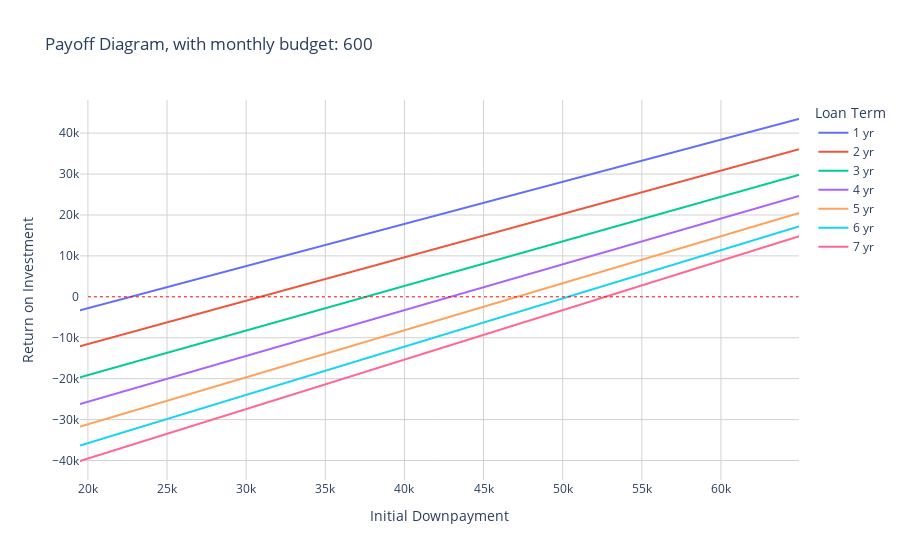

Write notebook code for a chart like this one.
### Code cell
fig = px.line(payoffmonth_df_melt,x="Downpayment",y="value",color="variable",labels={
                     "Downpayment": "Initial Downpayment",
                     "value": "Return on Investment",
                     "variable": "Loan Term"
                 }, title="Payoff Diagram, with monthly budget: {}".format(month_cap))

fig.update_layout({"plot_bgcolor":"white"})
fig.update_xaxes(showgrid=True, gridwidth=1, gridcolor='lightgrey')
fig.update_yaxes(showgrid=True, gridwidth=1, gridcolor='lightgrey')
fig.add_shape(type="line",
    x0=20000, y0=0, x1=downpayment_list[-1], y1=0,
    line=dict(color="red",width=1,dash='dot')
)
fig.show()

### Figure 1 — Plotly figure (JSON) as saved in the notebook; plotly's stock layout.template omitted (floating-point values rounded to 4 significant figures; data arrays with more than 128 entries replaced by an {"elided": "..."} marker saying what was removed)
{"data": [{"hovertemplate": "Loan Term=1 yr<br>Initial Downpayment=%{x}<br>Return on Investment=%{y}<extra></extra>", "legendgroup": "1 yr", "line": {"color": "#636efa", "dash": "solid"}, "mode": "lines", "name": "1 yr", "showlegend": true, "type": "scattergl", "x": {"elided": "228 int values"}, "xaxis": "x", "y": {"elided": "228 float values"}, "yaxis": "y"}, {"hovertemplate": "Loan Term=2 yr<br>Initial Downpayment=%{x}<br>Return on Investment=%{y}<extra></extra>", "legendgroup": "2 yr", "line": {"color": "#EF553B", "dash": "solid"}, "mode": "lines", "name": "2 yr", "showlegend": true, "type": "scattergl", "x": {"elided": "228 int values"}, "xaxis": "x", "y": {"elided": "228 float values"}, "yaxis": "y"}, {"hovertemplate": "Loan Term=3 yr<br>Initial Downpayment=%{x}<br>Return on Investment=%{y}<extra></extra>", "legendgroup": "3 yr", "line": {"color": "#00cc96", "dash": "solid"}, "mode": "lines", "name": "3 yr", "showlegend": true, "type": "scattergl", "x": {"elided": "228 int values"}, "xaxis": "x", "y": {"elided": "228 float values"}, "yaxis": "y"}, {"hovertemplate": "Loan Term=4 yr<br>Initial Downpayment=%{x}<br>Return on Investment=%{y}<extra></extra>", "legendgroup": "4 yr", "line": {"color": "#ab63fa", "dash": "solid"}, "mode": "lines", "name": "4 yr", "showlegend": true, "type": "scattergl", "x": {"elided": "228 int values"}, "xaxis": "x", "y": {"elided": "228 float values"}, "yaxis": "y"}, {"hovertemplate": "Loan Term=5 yr<br>Initial Downpayment=%{x}<br>Return on Investment=%{y}<extra></extra>", "legendgroup": "5 yr", "line": {"color": "#FFA15A", "dash": "solid"}, "mode": "lines", "name": "5 yr", "showlegend": true, "type": "scattergl", "x": {"elided": "228 int values"}, "xaxis": "x", "y": {"elided": "228 float values"}, "yaxis": "y"}, {"hovertemplate": "Loan Term=6 yr<br>Initial Downpayment=%{x}<br>Return on Investment=%{y}<extra></extra>", "legendgroup": "6 yr", "line": {"color": "#19d3f3", "dash": "solid"}, "mode": "lines", "name": "6 yr", "showlegend": true, "type": "scattergl", "x": {"elided": "228 int values"}, "xaxis": "x", "y": {"elided": "228 float values"}, "yaxis": "y"}, {"hovertemplate": "Loan Term=7 yr<br>Initial Downpayment=%{x}<br>Return on Investment=%{y}<extra></extra>", "legendgroup": "7 yr", "line": {"color": "#FF6692", "dash": "solid"}, "mode": "lines", "name": "7 yr", "showlegend": true, "type": "scattergl", "x": {"elided": "228 int values"}, "xaxis": "x", "y": {"elided": "228 float values"}, "yaxis": "y"}], "layout": {"legend": {"title": {"text": "Loan Term"}, "tracegroupgap": 0}, "plot_bgcolor": "white", "shapes": [{"line": {"color": "red", "dash": "dot", "width": 1}, "type": "line", "x0": 20000, "x1": 64900, "y0": 0, "y1": 0}], "title": {"text": "Payoff Diagram, with monthly budget: 600"}, "xaxis": {"anchor": "y", "domain": [0, 1], "gridcolor": "lightgrey", "gridwidth": 1, "showgrid": true, "title": {"text": "Initial Downpayment"}}, "yaxis": {"anchor": "x", "domain": [0, 1], "gridcolor": "lightgrey", "gridwidth": 1, "showgrid": true, "title": {"text": "Return on Investment"}}}}
